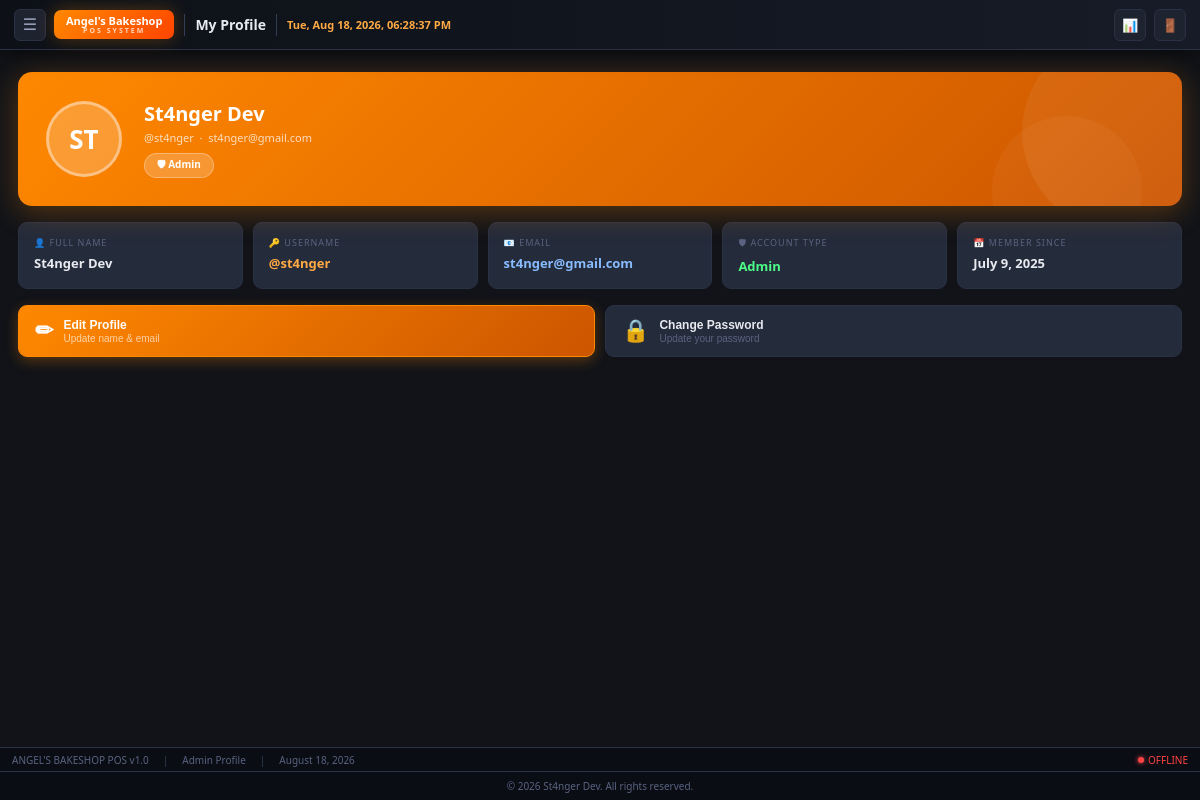
Page /admin/prof.php (signed in) on the committed database.
### tables this page shows
CREATE TABLE `new_user` (
  `id` int(11) NOT NULL,
  `username` varchar(50) NOT NULL,
  `fullname` varchar(100) NOT NULL,
  `type` varchar(100) NOT NULL,
  `email` varchar(100) NOT NULL,
  `password` varchar(255) NOT NULL,
  `created_at` timestamp NOT NULL DEFAULT current_timestamp()
);

### admin/prof.php (the view, shortened to what this page needs)
<?php
require('../dbconn.php');
$username = $_SESSION['username'];
$q = $conn->prepare("SELECT * FROM new_user WHERE username=?");
$q->bind_param("s",$username); $q->execute();
$user = $q->get_result()->fetch_assoc();
$initials = strtoupper(substr($user['fullname']??$username,0,2));
$businessName = $systemSettings['business_name'] ?? 'Angel\'s Bakeshop';
$businessSubtitle = $systemSettings['business_subtitle'] ?? 'POS SYSTEM';
?>
<!DOCTYPE html>
<html lang="en">
<head>
<link rel="stylesheet" href="../css/bootstrap-icons.css">
</head>
<body>
<div class="top-bar">
  <button class="menu-btn" id="menuBtn" onclick="toggleSidebar()">☰</button>
  <div class="logo-pill">
    <span class="lp-name"><?= htmlspecialchars($businessName) ?></span>
    <span class="lp-sub"><?= htmlspecialchars($businessSubtitle) ?></span>
  </div>
  <span class="tb-title">My Profile</span>
  <span class="tb-clock" id="currentTime"></span>
  <a class="tb-icon" href="../Dashboard.php" title="Dashboard">📊</a>
  <a class="tb-icon" href="../logout.php"     title="Logout">🚪</a>
</div>
<div class="main" id="mainContent">
  <div class="profile-hero">
    <div class="ph-avatar"><?= $initials ?></div>
    <div class="ph-info">
      <div class="ph-name"><?= htmlspecialchars($user['fullname']) ?></div>
      <div class="ph-sub">@<?= htmlspecialchars($user['username']) ?> &nbsp;·&nbsp; <?= htmlspecialchars($user['email']) ?></div>
      <div class="ph-badge">🛡 <?= ucfirst(htmlspecialchars($user['type'])) ?></div>
    </div>
  </div>
  <div class="info-grid">
    <div class="info-card">
      <div class="ic-label">👤 Full Name</div>
      <div class="ic-val"><?= htmlspecialchars($user['fullname']) ?></div>
    </div>
    <div class="info-card">
      <div class="ic-label">🔑 Username</div>
      <div class="ic-val orange">@<?= htmlspecialchars($user['username']) ?></div>
    </div>
    <div class="info-card">
      <div class="ic-label">📧 Email</div>
      <div class="ic-val blue"><?= htmlspecialchars($user['email']) ?></div>
    </div>
    <div class="info-card">
      <div class="ic-label">🛡 Account Type</div>
      <div class="ic-val green"><?= ucfirst(htmlspecialchars($user['type'])) ?></div>
    </div>
    <div class="info-card">
      <div class="ic-label">📅 Member Since</div>
      <div class="ic-val"><?= date('F j, Y',strtotime($user['created_at'])) ?></div>
    </div>
  </div>
  <div class="action-strip">
    <button class="act-btn ab-edit" onclick="openModal('editModal')">
      <span class="ab-icon">✏</span>
      <span class="ab-text">Edit Profile<span class="ab-sub">Update name & email</span></span>
    </button>
    <button class="act-btn ab-pw" onclick="openModal('pwModal')">
      <span class="ab-icon">🔒</span>
      <span class="ab-text" style="color:var(--text);">Change Password<span class="ab-sub">Update your password</span></span>
    </button>
  </div>
</div>
<div class="status-bar">
  <span>ANGEL'S BAKESHOP POS v1.0</span><span class="s-sep">|</span>
  <span>Admin Profile</span><span class="s-sep">|</span>
  <span><?= date('F j, Y') ?></span>
  <div class="s-conn offline" id="connStatus"><div class="cdot"></div><span>OFFLINE</span></div>
</div>
<div class="footer">&copy; <?= date('Y') ?> St4nger Dev. All rights reserved.</div>
</body>
</html>

### rows in the picture
new_user: fullname "ST", fullname "St4nger Dev", username "st4nger", email "st4nger@gmail.com", type "Admin", created_at "July 9, 2025"

### other values in the picture
$businessName "Angel's Bakeshop"
$businessSubtitle "POS SYSTEM"
